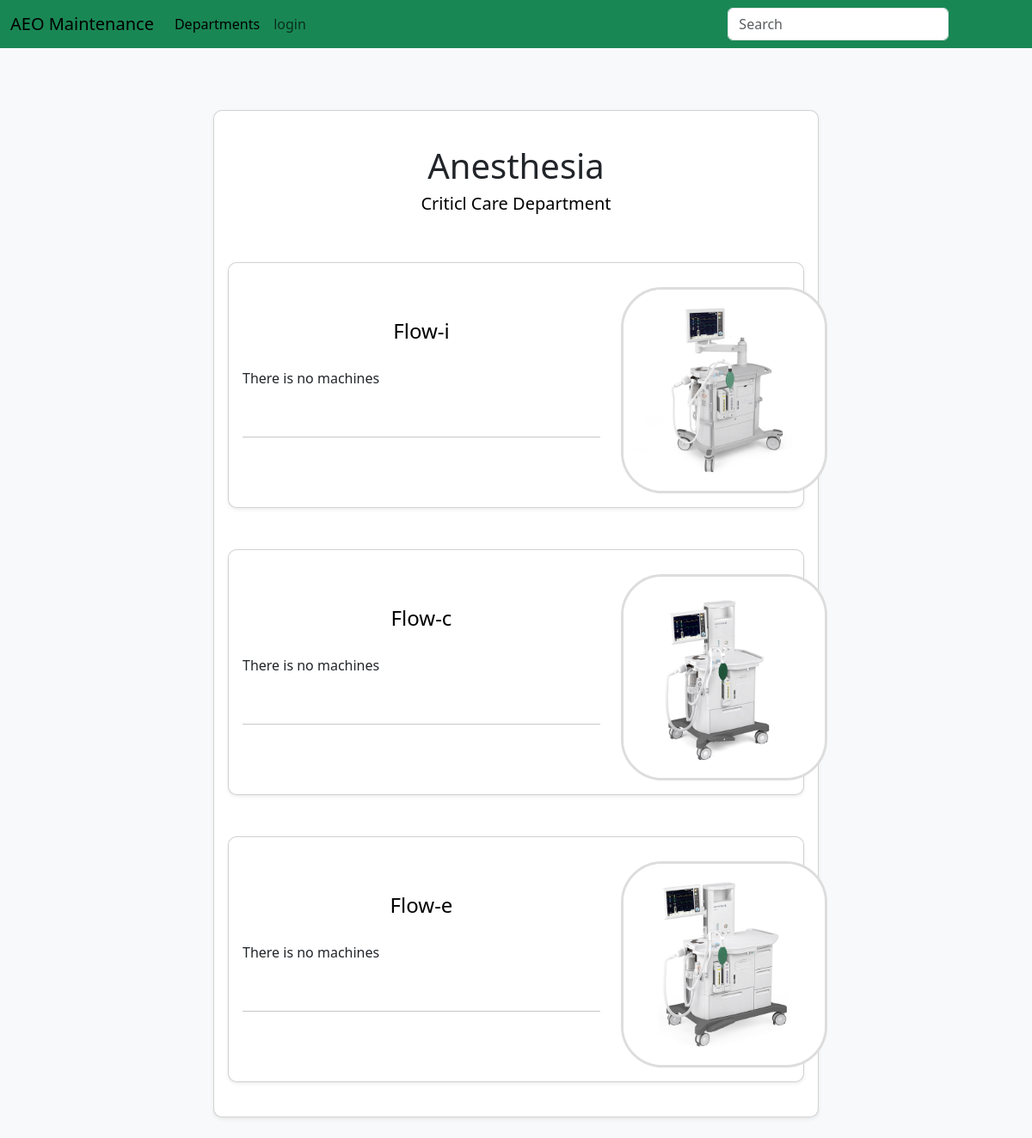
/devices/2/models/, run on the app's committed database.
### maintenance_system/models.py (models this page shows, shortened)
class Device(db.Model):
	id = db.Column(db.Integer, primary_key=True)
	name = db.Column(db.String(80), unique=True)
	department_id = db.Column(db.Integer, db.ForeignKey('department.id'))
	models = db.relationship('Model', backref='device', lazy=True)

class Department(db.Model):
	id = db.Column(db.Integer, primary_key=True)
	name = db.Column(db.String(80), unique=True)
	members = db.relationship('User', backref='department', lazy=True)
	devices = db.relationship('Device', backref='department', lazy=True)

class Model(db.Model):
	id = db.Column(db.Integer, primary_key=True)
	name = db.Column(db.String(80), unique=True)
	manufacturer = db.Column(db.String(80))
	picture = db.Column(db.String(20), default='device_model.jpg')
	device_id = db.Column(db.Integer, db.ForeignKey('device.id'))
	machines = db.relationship('Machine', backref='model', lazy=True)

### maintenance_system/Main/routes.py (the view)
@main.route('/<path:path>', methods=['GET'])
def catch_all(path):
    return f"Caught route: {path}", 404

### maintenance_system/Model_of_machine/forms.py (shortened to what this page needs)
class ModelForm(FlaskForm):
    name = StringField('Model Name', validators=[DataRequired(), Length(min=2, max=20)])
    manufacturer = StringField('Manufacturer', validators=[DataRequired(), Length(min=2, max=20)])
    picture = FileField('Model Picture', validators=[FileAllowed(['jpg', 'png'])])
    submit = SubmitField('Add')

### maintenance_system/Model_of_machine/routes.py (called while the page is built)
@modelsbp.route('/devices/<int:device_id>/models/', methods=['GET'])
def models(device_id):
    form = ModelForm()
    device = Device.query.get_or_404(device_id)
    models = device.models
    return render_template('models.html', device=device, models=models, form=form)

### maintenance_system/Templates/models.html (shortened to what this page needs)
{% extends "layout.html"%}
{% block content %}
<div class="row justify-content-center">
	<div class="col-lg-8 mt-4 mb-4">
		<div class="card p-3 shadow-sm">
			<div class="row">
				<div class="col-md-8 col-lg-12 mt-4 mb-4">
					<h1 class="text-center">{{ device.name }}</h1>
					<a href="{{ url_for('devicesbp.devices', department_id=device.department.id) }}"
						class="anchor-custom">
						<h5 class="text-center">{{device.department.name}} Department</h5>
					</a>
				</div>
				{% for model in models %}
				<div class="col-md-8 col-lg-12 mt-4 mb-4">
					<div class="card p-3 shadow-sm">
						<div class="row align-items-center">
							<div class="col-lg-8 col-12">
								<a href="{{ url_for('machinesbp.machines', model_id = model.id)}}"
									class="anchor-custom">
									<h4 class="mb-1 text-center">{{model.name}}</h4>
								</a>
								<br>
								{% if model.machines%}
								<div class="list-group">
									{% for machine in model.machines%}
									<a href="" class="list-group-item list-group-item-action">{{
										machine.serial_number }}</a>
									{% endfor%}
								</div>
								<br>
								<h5>Number of machines: {{ model.machines|length }}</h5>
								{% else %}
								<p>There is no machines</p>
								{% endif%}
								<br>
								<hr>
							</div>
							<div class="col-lg-4 text-center mt-1 mr-3">
								<img src="{{ url_for('static', filename='images/'+model.picture) }}" alt="User Photo"
									class="department-photo mt-2">
							</div>
						</div>
					</div>
				</div>
				{% endfor %}
			</div>
		</div>
	</div>
	{% endblock%}

### maintenance_system/static/css/style.css (style rules this page uses)
body { background-color: #f8f9fa; }
.department-photo { width: 240px; height: 240px; object-fit: cover; border-radius: 20%; border: 3px solid #ddd; }
.anchor-custom { text-decoration: none; color: black; cursor: pointer; transition: color 0.3s ease; }
.card { border-radius: 10px; }

### data on the page
Device: name "Anesthesia"
Department: department.name "Criticl Care"
Model: name "Flow-i", picture (picture)
Model: name "Flow-c", picture (picture)
Model: name "Flow-e", picture (picture)
